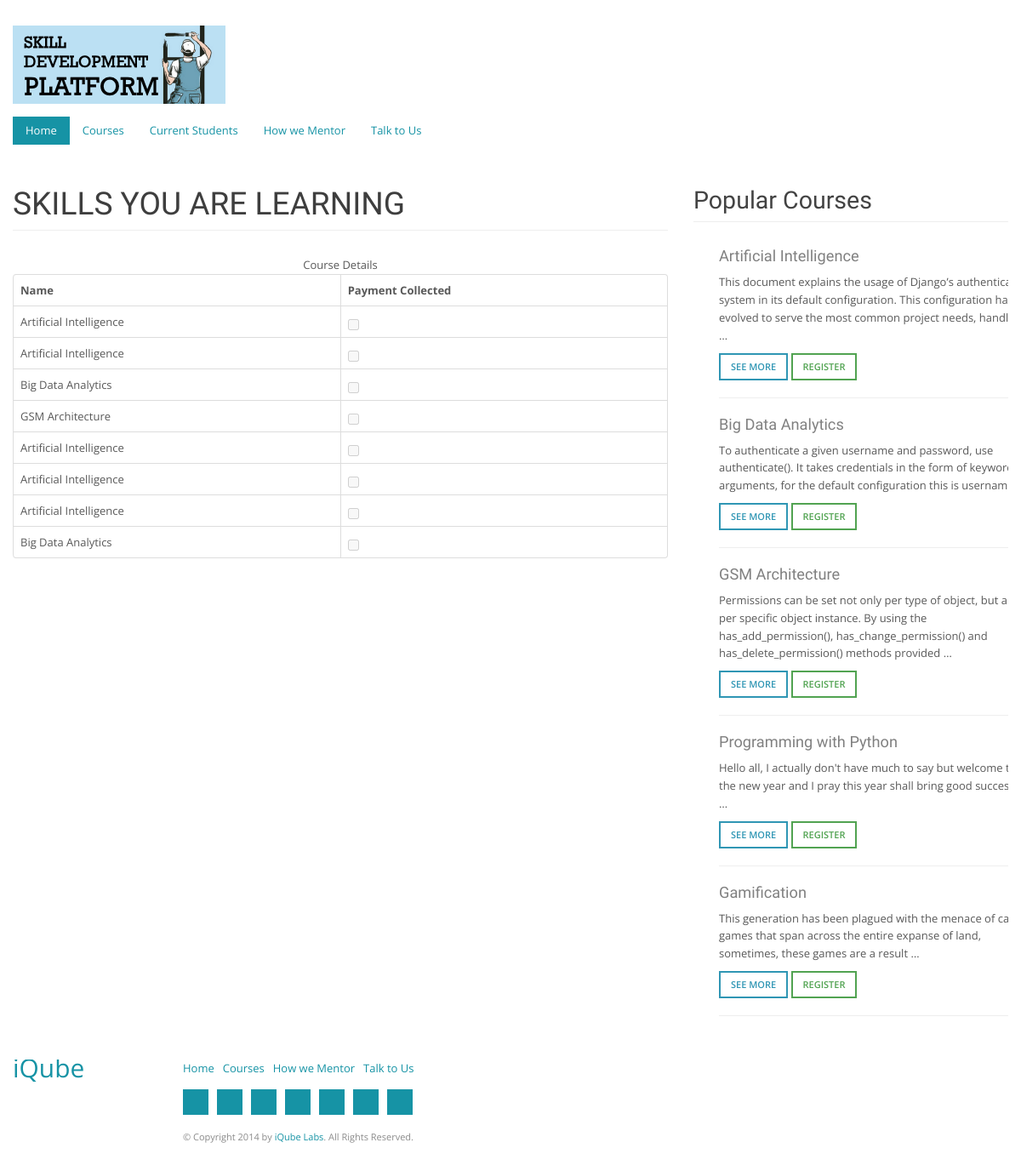
/students/ (signed in), run on an earlier commit of the app's database.
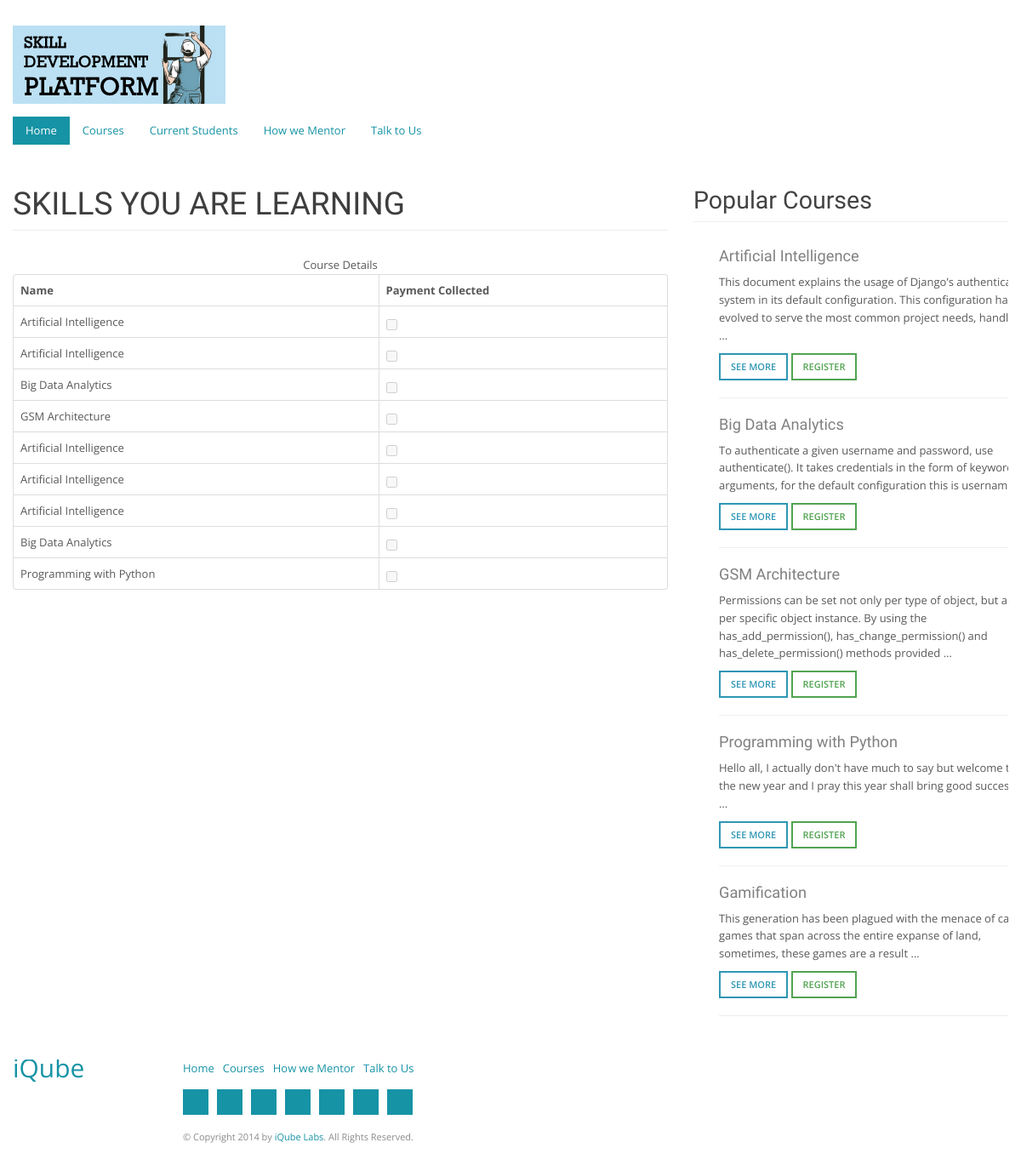
And on a later commit of the database.
### students/models.py (models this page shows, shortened)
class StudentCourse(models.Model):
    student = models.ForeignKey(User)
    course = models.ForeignKey(Course)
    date_joined = models.DateField(auto_now_add=True)
    invite_reason = models.CharField(max_length=64)
    paid = models.BooleanField()
    def __unicode__(self):
        return self.course.name

### operations/models.py (models this page shows, shortened)
class Course(models.Model):
    name = models.CharField(max_length= 100)
    desc = models.TextField()
    duration = models.CharField(max_length= 15)
    prerequisites = models.TextField()
    link = models.CharField(max_length= 200)
    testimonial = models.CharField(max_length= 200)
    active = models.BooleanField()
    created_on = models.DateTimeField(auto_now_add=True)
    slug = models.SlugField(unique=True)
    category = models.CharField(max_length=10, choices=course_categories)
    image = models.ImageField(upload_to="courses")
    class Meta:
        verbose_name_plural = "Courses"

### students/views.py (the view)
@login_required
def home(request):
    context = {
            'courses': Course.objects.filter(),
            'scourses': StudentCourse.objects.filter(student=request.user),
            'tasks': None,
        }
    template_path = "students/home.djhtml"
    return render(request, template_path, context)

### students/templates/students/home.djhtml
{%extends 'home_base.djhtml'%}
{%block content%}
<div class="container">
	<div class="row">
		<div class="span8">
			<h2 class="page-header">SKILLS YOU ARE LEARNING</h2>
			<table class="table table-bordered table-stripped">
				<caption>Course Details</caption>
				<thead>
					<th>Name</th>
					<th>Payment Collected</th>
				</thead>
				<tbody>
					{% for s in scourses %}
					    <tr>
					    	<td>{{s}}</td>
					    	<td><input type="checkbox" disabled="disabled" {%if s.paid%}checked{%else%}{%endif%}></td>
					    </tr>
	                {% endfor %}
				</tbody>
			</table>
		</div>
		<div class="span4" style="border-left: 0px solid grey">
			<h3 class="page-header">Popular Courses</h3>
			{% for course in courses %}
			  <div class="span4">
	               <h3 style="font-size: 1.4em; color: grey;">{{course.name}}</h3>
	               <p>{{course.desc|truncatewords:"25"}}</p>
	               <a href="/courses/{{course.id}}" class="btn btn-info col-md-6 col-sm-6">See More</a>
	               <a href="/courses/{{course.id}}/register" class="btn btn-default btn-success col-md-6 col-sm-6">register</a>
	               <hr>
	           </div>
			{% endfor %}
		</div>
	</div>
</div>
{%endblock%}

### home/templates/home_base.djhtml (shortened to what this page needs)
{% load staticfiles %}
<!DOCTYPE HTML>
<html>
<head>
    <link rel="stylesheet" href="{% static "clear/css/boostrap.css" %}">
    <link rel="stylesheet" href="{% static "clear/css/boostrap_responsive.css" %}">
    <link rel="stylesheet" href="{% static "clear/css/font_awesome.css" %}">
    <link rel="stylesheet" href="{% static "clear/css/styles.css" %}">
</head>
<body>
    <link rel="alternate stylesheet" type="text/css" href="{% static "clear/css/styles-red.css" %}" title="red" media="all" />
    <header class='main'>
        <div class="container">
            <a class="logo" href="/" style="font-size: 2.3em">
                <img src="{% static "clear/img/logo.png" %}" alt="SDP" />
            </a>
            <div class="row">
                <div class="span8">
                    <nav>
                        <ul class="nav nav-pills flexnav" id="flexnav" data-breakpoint="800">
                            <li class="active"><a href="/">Home</a></li>
                            <li><a href="/courses/">Courses</a></li>
                            <li><a href="/students/">Current Students</a></li>
                            <li><a href="/mentoring">How we Mentor</a></li>
                            <li><a href="mailto:detan.oyedele@gmail.com">Talk to Us</a></li>
                        </ul>
                    </nav>
                </div>
                <div class="span4">
                    <ul class="nav-social">
                        <li>
                            <a class="icon-facebook" href="#" data-toggle="tooltip" title="Facebook"></a>
                        </li>
                        <li>
                            <a class="icon-twitter" href="#" data-toggle="tooltip" title="Twitter"></a>
                        </li>
                        <li>
                            <a class="icon-dribbble" href="#" data-toggle="tooltip" title="Dribble"></a>
                        </li>
                        <li>
                            <a class="icon-google-plus" href="#" data-toggle="tooltip" title="Google +"></a>
                        </li>
                        <li>
                            <a class="icon-linkedin" href="#" data-toggle="tooltip" title="Linked In"></a>
                        </li>
                        <li>
                            <a class="icon-pinterest" href="#" data-toggle="tooltip" title="Pinterest"></a>
                        </li>
                        <li>
                            <a class="icon-flickr" href="#" data-toggle="tooltip" title="Flickr"></a>
                        </li>
                    </ul>
                </div>
            </div>
        </div>
    </header>
    {% block content %}
    {% endblock %}
    <footer class="main">
        <div class="container">
            <div class="row">
                <div class="span2">
                    <a class="logo" href="/" style="font-size: 2.3em">
                        iQube
                    </a>
                </div>
                <div class="span10">
                    <ul class="nav-footer">
                        <li class="active"><a href="/">Home</a></li>
                        <li><a href="/courses/">Courses</a></li>
                        <li><a href="/mentoring">How we Mentor</a></li>
                        <li><a href="mailto:detan.oyedele@gmail.com">Talk to Us</a></li>
                    </ul>
                    <ul class="nav-social">
                        <li>
                            <a class="icon-facebook" href="#" data-toggle="tooltip" title="Facebook"></a>
                        </li>
                        <li>
                            <a class="icon-twitter" href="#" data-toggle="tooltip" title="Twitter"></a>
                        </li>
                        <li>
                            <a class="icon-dribbble" href="#" data-toggle="tooltip" title="Dribble"></a>
                        </li>
                        <li>
                            <a class="icon-google-plus" href="#" data-toggle="tooltip" title="Google +"></a>
                        </li>
                        <li>
                            <a class="icon-linkedin" href="#" data-toggle="tooltip" title="Linked In"></a>
                        </li>
                        <li>
                            <a class="icon-pinterest" href="#" data-toggle="tooltip" title="Pinterest"></a>
                        </li>
                        <li>
                            <a class="icon-flickr" href="#" data-toggle="tooltip" title="Flickr"></a>
                        </li>
                    </ul>
                    <small>© Copyright 2014 by <a href="#">iQube Labs</a>. All Rights Reserved.</small>
                </div>
            </div>
        </div>
    </footer>
</body>
</html>

### static/clear/css/boostrap_responsive.css (style rules this page uses)
@media (min-width: 1200px) { .row { margin-left: -30px; *zoom: 1; } }
@media (min-width: 1200px) { .row:before, .row:after { display: table; line-height: 0; content: ""; } }
@media (min-width: 1200px) { .row:after { clear: both; } }
@media (min-width: 1200px) { [class*="span"] { float: left; min-height: 1px; margin-left: 30px; } }
@media (min-width: 1200px) { .container, .navbar-static-top .container, .navbar-fixed-top .container, .navbar-fixed-bottom .container { width: 1170px; } }
@media (min-width: 1200px) { .span10 { width: 970px; } }
@media (min-width: 1200px) { .span8 { width: 770px; } }
@media (min-width: 1200px) { .span4 { width: 370px; } }
@media (min-width: 1200px) { .span2 { width: 170px; } }
@media (min-width: 1200px) { input, textarea, .uneditable-input { margin-left: 0; } }

What changed in the data, as far as the page shows it:
added StudentCourse: course.name "Programming with Python"
